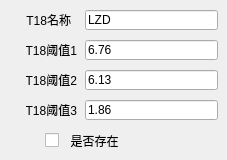
      <widget class="QWidget" name="tab_6">
       <attribute name="title">
        <string>试剂条18</string>
       </attribute>
       <widget class="QLabel" name="CH18_label3">
        <property name="geometry">
         <rect>
          <x>26</x>
          <y>70</y>
          <width>51</width>
          <height>20</height>
         </rect>
        </property>
        <property name="text">
         <string>T18阈值2</string>
        </property>
        <property name="alignment">
         <set>Qt::AlignRight|Qt::AlignTrailing|Qt::AlignVCenter</set>
        </property>
       </widget>
       <widget class="QLabel" name="CH18_label2">
        <property name="geometry">
         <rect>
          <x>26</x>
          <y>40</y>
          <width>51</width>
          <height>20</height>
         </rect>
        </property>
        <property name="text">
         <string>T18阈值1</string>
        </property>
        <property name="alignment">
         <set>Qt::AlignRight|Qt::AlignTrailing|Qt::AlignVCenter</set>
        </property>
       </widget>
       <widget class="QLineEdit" name="CH18_threshold2">
        <property name="geometry">
         <rect>
          <x>85</x>
          <y>70</y>
          <width>133</width>
          <height>20</height>
         </rect>
        </property>
        <property name="text">
         <string>6.13</string>
        </property>
       </widget>
       <widget class="QLabel" name="CH18_label4">
        <property name="geometry">
         <rect>
          <x>26</x>
          <y>100</y>
          <width>51</width>
          <height>20</height>
         </rect>
        </property>
        <property name="text">
         <string>T18阈值3</string>
        </property>
        <property name="alignment">
         <set>Qt::AlignRight|Qt::AlignTrailing|Qt::AlignVCenter</set>
        </property>
       </widget>
       <widget class="QLineEdit" name="CH18_threshold3">
        <property name="geometry">
         <rect>
          <x>85</x>
          <y>100</y>
          <width>133</width>
          <height>20</height>
         </rect>
        </property>
        <property name="text">
         <string>1.86</string>
        </property>
       </widget>
       <widget class="QCheckBox" name="CheckBox18">
        <property name="geometry">
         <rect>
          <x>45</x>
          <y>130</y>
          <width>101</width>
          <height>21</height>
         </rect>
        </property>
        <property name="text">
         <string>  是否存在</string>
        </property>
       </widget>
       <widget class="QLineEdit" name="CH18_threshold1">
        <property name="geometry">
         <rect>
          <x>85</x>
          <y>40</y>
          <width>133</width>
          <height>20</height>
         </rect>
        </property>
        <property name="text">
         <string>6.76</string>
        </property>
       </widget>
       <widget class="QLineEdit" name="CH18_name">
        <property name="geometry">
         <rect>
          <x>85</x>
          <y>10</y>
          <width>133</width>
          <height>20</height>
         </rect>
        </property>
        <property name="text">
         <string>LZD</string>
        </property>
       </widget>
       <widget class="QLabel" name="CH18_label1">
        <property name="geometry">
         <rect>
          <x>20</x>
          <y>10</y>
          <width>51</width>
          <height>20</height>
         </rect>
        </property>
        <property name="text">
         <string>T18名称</string>
        </property>
        <property name="alignment">
         <set>Qt::AlignRight|Qt::AlignTrailing|Qt::AlignVCenter</set>
        </property>
       </widget>
      </widget>
